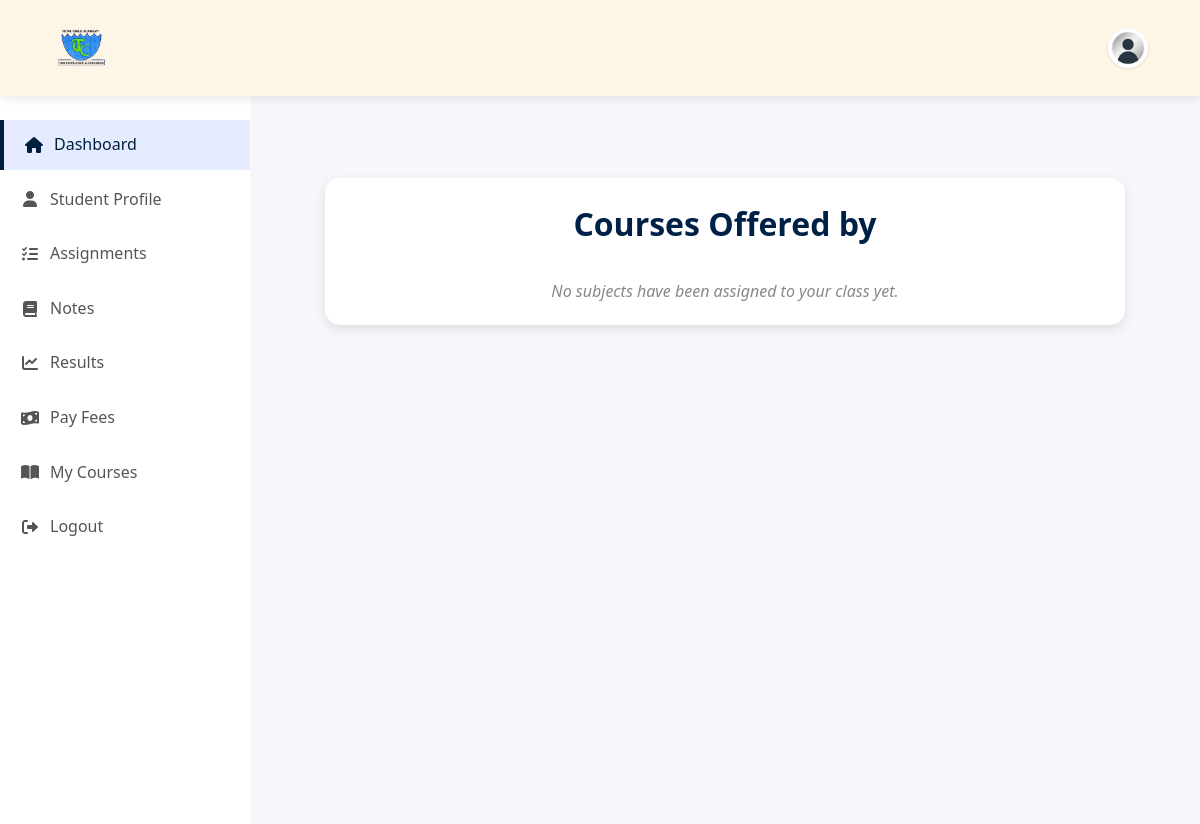
The page /my-courses/ (signed in) on the database as committed earlier.
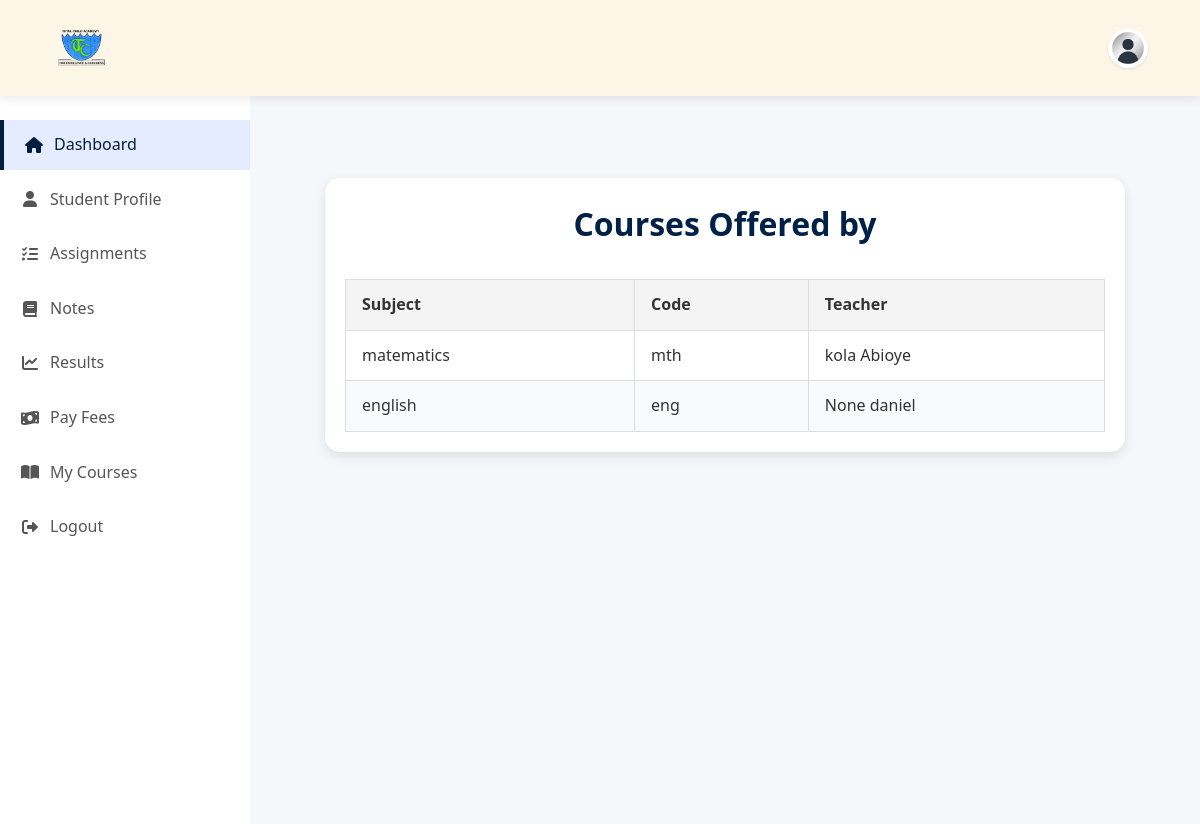
The same page on the database as committed later.
### core/models.py (models this page shows, shortened)
class ClassSubject(models.Model):
    name = models.CharField(max_length=100, null=True, blank=True)
    student_class = models.ForeignKey(StudentClass, on_delete=models.CASCADE)
    subject = models.ForeignKey(Subject, on_delete=models.CASCADE,null=True, blank=True  )
    teacher = models.ForeignKey(TeacherProfile, on_delete=models.SET_NULL, null=True)
    class Meta:
        unique_together = ('student_class', 'subject')

class Subject(models.Model):
    name = models.CharField(max_length=50)
    code = models.CharField(max_length=10)
    is_core = models.BooleanField(default=True)

class TeacherProfile(models.Model):
    user = models.OneToOneField(
        settings.AUTH_USER_MODEL,
        on_delete=models.CASCADE,
        related_name='teacher_profile'
    )
    employee_id = models.CharField(
        max_length=100,
        unique=True,
        blank=True,
        help_text="Auto-generated if left blank"
    )
    subject = models.CharField(
        max_length=100,
        blank=True,
        null=True,
        help_text="Subject taught by the teacher"
    )
    profile_picture = models.ImageField(
        upload_to='teacher_profiles/',
        blank=True,
        null=True,
        help_text="Upload a profile picture"
    )
    created_at = models.DateTimeField(auto_now_add=True)
    updated_at = models.DateTimeField(auto_now=True)
    class Meta:
        verbose_name = "Teacher Profile"
        verbose_name_plural = "Teacher Profiles"

class CustomUser(AbstractUser, PermissionsMixin):
    ROLE_STUDENT = 'student'
    ROLE_TEACHER = 'teacher'
    ROLE_CHOICES = [
        (ROLE_STUDENT, 'Student'),
        (ROLE_TEACHER, 'Teacher'),
    ]
    username = None
    admission_number = models.CharField(max_length=20, unique=True)
    email = models.EmailField(unique=True)
    first_name = models.CharField(max_length=30, blank=True)
    last_name = models.CharField(max_length=30, blank=True)
    middle_name = models.CharField(max_length=30, blank=True, null=True)
    role = models.CharField(max_length=10, choices=ROLE_CHOICES, blank=True, null=True)
    date_of_birth = models.DateField(null=True, blank=True)
    USERNAME_FIELD = 'email'
    REQUIRED_FIELDS = []
    objects = CustomUserManager()

### core/views.py (the view)
# urls.py: path('my-courses/', views.my_courses, name='my_courses'),
@login_required
def my_courses(request):
    try:
        student_profile = request.user.studentprofile
    except StudentProfile.DoesNotExist:
        return render(request, 'core/unauthorized.html', {'error': 'Student profile not found.'})
    if not student_profile.student_class:
        messages.warning(request, "You haven't been assigned to a class yet.")
        return render(request, 'core/my_courses.html', {
            'courses': [],
            'student_class': None
        })
    courses = ClassSubject.objects.filter(student_class=student_profile.student_class)
    return render(request, 'core/my_courses.html', {
        'courses': courses,
        'student_class': student_profile.student_class
    })

### core/templates/core/my_courses.html (shortened to what this page needs)
{% extends "core/dashboard.html" %}
{% load static %}
{% block content %}
<div class="courses-container">
    <h2>Courses Offered by {{ student_class.get_grade_display }}</h2>
    {% if courses %}
        <table class="courses-table">
            <thead>
                <tr>
                    <th>Subject</th>
                    <th>Code</th>
                    <th>Teacher</th>
                </tr>
            </thead>
            <tbody>
                {% for course in courses %}
                <tr>
                    <td>{{ course.subject.name }}</td>
                    <td>{{ course.subject.code|default:"—" }}</td>
                    <td>
                        {% if course.teacher %}
                            {{ course.teacher.user.get_full_name }}
                        {% else %}
                            Not assigned
                        {% endif %}
                    </td>
                </tr>
                {% endfor %}
            </tbody>
        </table>
    {% else %}
        <div class="no-courses-message">
            No subjects have been assigned to your class yet.
        </div>
    {% endif %}
</div>
{% endblock %}

Rows that differ between the two databases and show on the page:
added ClassSubject: subject.name "matematics", subject.code "mth", teacher.user.get_full_name "kola Abioye"
added ClassSubject: subject.name "english", subject.code "eng", teacher.user.get_full_name "None daniel"
Other text that changed with them:
text no longer shown: "No subjects have been assigned to your class yet."
text now shown: "Subject Code Teacher"
